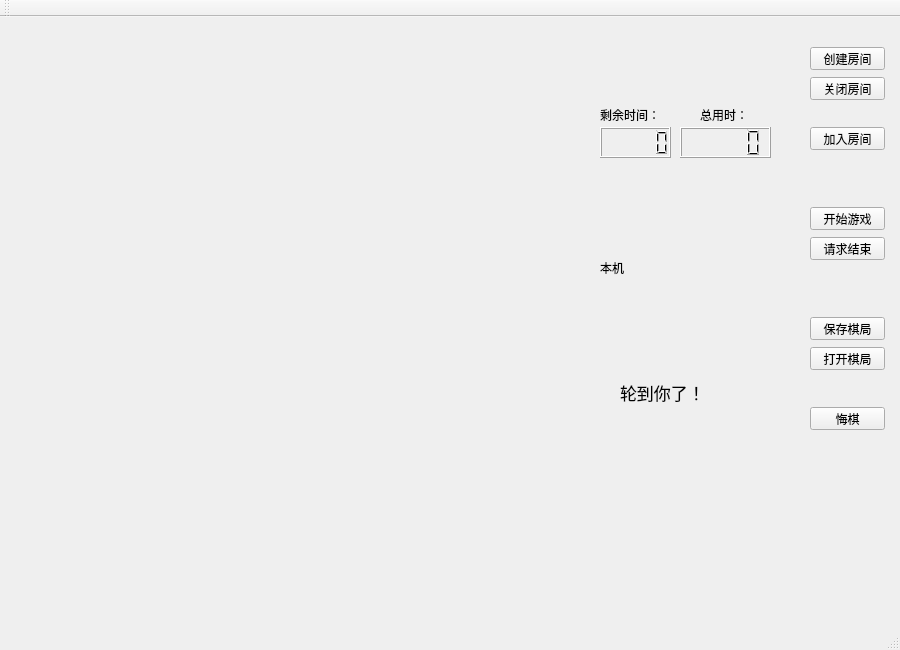
<?xml version="1.0" encoding="UTF-8"?>
<ui version="4.0">
 <class>GameServer</class>
 <widget class="QMainWindow" name="GameServer">
  <property name="geometry">
   <rect>
    <x>0</x>
    <y>0</y>
    <width>900</width>
    <height>650</height>
   </rect>
  </property>
  <property name="windowTitle">
   <string>五子棋</string>
  </property>
  <widget class="QWidget" name="centralWidget">
   <widget class="QPushButton" name="pushButton_create">
    <property name="geometry">
     <rect>
      <x>810</x>
      <y>30</y>
      <width>75</width>
      <height>23</height>
     </rect>
    </property>
    <property name="text">
     <string>创建房间</string>
    </property>
   </widget>
   <widget class="QPushButton" name="pushButton_add">
    <property name="geometry">
     <rect>
      <x>810</x>
      <y>110</y>
      <width>75</width>
      <height>23</height>
     </rect>
    </property>
    <property name="text">
     <string>加入房间</string>
    </property>
   </widget>
   <widget class="QPushButton" name="pushButton_start">
    <property name="geometry">
     <rect>
      <x>810</x>
      <y>190</y>
      <width>75</width>
      <height>23</height>
     </rect>
    </property>
    <property name="text">
     <string>开始游戏</string>
    </property>
   </widget>
   <widget class="QPushButton" name="pushButton_renshu">
    <property name="geometry">
     <rect>
      <x>810</x>
      <y>220</y>
      <width>75</width>
      <height>23</height>
     </rect>
    </property>
    <property name="text">
     <string>请求结束</string>
    </property>
   </widget>
   <widget class="QLabel" name="label_zhu">
    <property name="geometry">
     <rect>
      <x>600</x>
      <y>170</y>
      <width>171</width>
      <height>161</height>
     </rect>
    </property>
    <property name="text">
     <string>本机</string>
    </property>
   </widget>
   <widget class="QLCDNumber" name="lcdNumber_zhu1">
    <property name="geometry">
     <rect>
      <x>600</x>
      <y>110</y>
      <width>71</width>
      <height>31</height>
     </rect>
    </property>
   </widget>
   <widget class="QLCDNumber" name="lcdNumber_zhu2">
    <property name="geometry">
     <rect>
      <x>680</x>
      <y>110</y>
      <width>91</width>
      <height>31</height>
     </rect>
    </property>
   </widget>
   <widget class="QPushButton" name="pushButton_save">
    <property name="geometry">
     <rect>
      <x>810</x>
      <y>300</y>
      <width>75</width>
      <height>23</height>
     </rect>
    </property>
    <property name="text">
     <string>保存棋局</string>
    </property>
   </widget>
   <widget class="QPushButton" name="pushButton_open">
    <property name="geometry">
     <rect>
      <x>810</x>
      <y>330</y>
      <width>75</width>
      <height>23</height>
     </rect>
    </property>
    <property name="text">
     <string>打开棋局</string>
    </property>
   </widget>
   <widget class="QPushButton" name="pushButton_closeroom">
    <property name="geometry">
     <rect>
      <x>810</x>
      <y>60</y>
      <width>75</width>
      <height>23</height>
     </rect>
    </property>
    <property name="text">
     <string>关闭房间</string>
    </property>
   </widget>
   <widget class="QPushButton" name="pushButton_cry">
    <property name="geometry">
     <rect>
      <x>810</x>
      <y>390</y>
      <width>75</width>
      <height>23</height>
     </rect>
    </property>
    <property name="text">
     <string>悔棋</string>
    </property>
   </widget>
   <widget class="QLabel" name="label">
    <property name="geometry">
     <rect>
      <x>620</x>
      <y>350</y>
      <width>151</width>
      <height>51</height>
     </rect>
    </property>
    <property name="font">
     <font>
      <family>幼圆</family>
      <pointsize>13</pointsize>
     </font>
    </property>
    <property name="text">
     <string>轮到你了！</string>
    </property>
   </widget>
   <widget class="QLabel" name="label_2">
    <property name="geometry">
     <rect>
      <x>600</x>
      <y>90</y>
      <width>71</width>
      <height>16</height>
     </rect>
    </property>
    <property name="text">
     <string>剩余时间：</string>
    </property>
   </widget>
   <widget class="QLabel" name="label_3">
    <property name="geometry">
     <rect>
      <x>700</x>
      <y>90</y>
      <width>71</width>
      <height>16</height>
     </rect>
    </property>
    <property name="text">
     <string>总用时：</string>
    </property>
   </widget>
  </widget>
  <widget class="QMenuBar" name="menuBar">
   <property name="geometry">
    <rect>
     <x>0</x>
     <y>0</y>
     <width>900</width>
     <height>23</height>
    </rect>
   </property>
  </widget>
  <widget class="QToolBar" name="mainToolBar">
   <attribute name="toolBarArea">
    <enum>TopToolBarArea</enum>
   </attribute>
   <attribute name="toolBarBreak">
    <bool>false</bool>
   </attribute>
  </widget>
  <widget class="QStatusBar" name="statusBar"/>
 </widget>
 <layoutdefault spacing="6" margin="11"/>
 <resources/>
 <connections/>
</ui>
